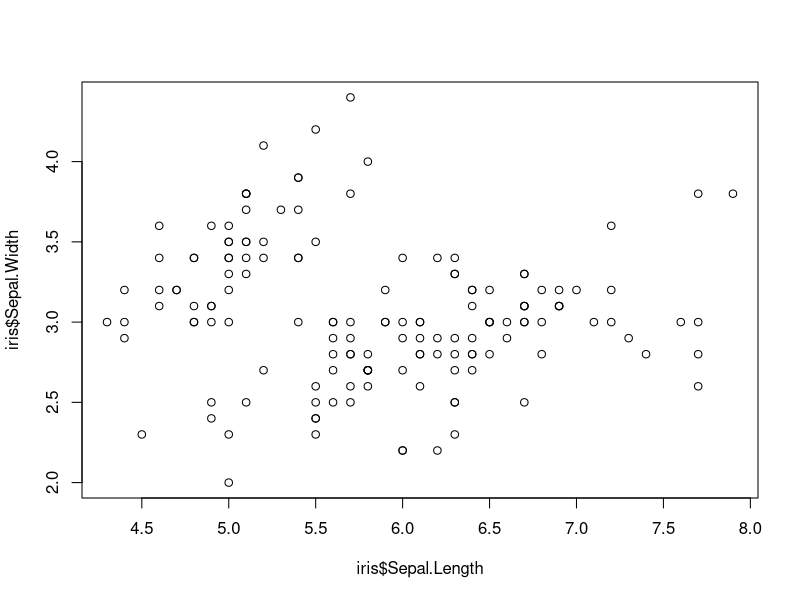
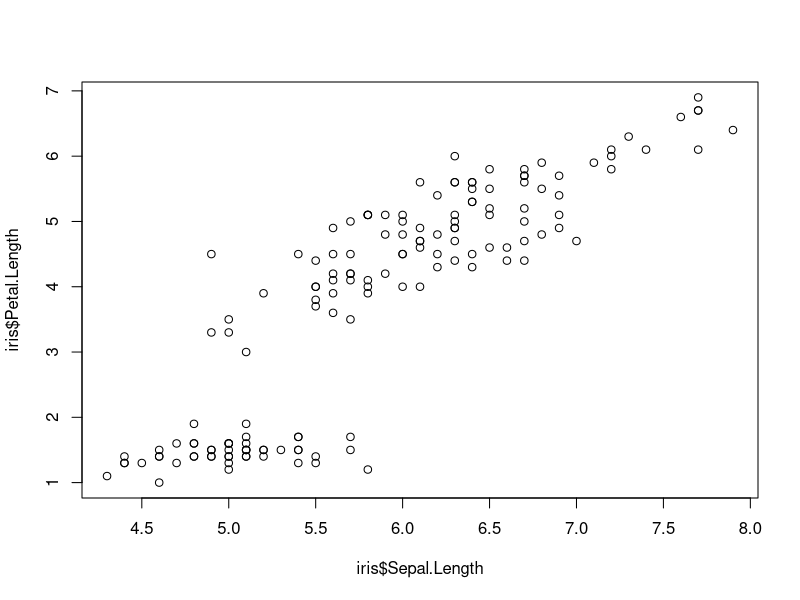
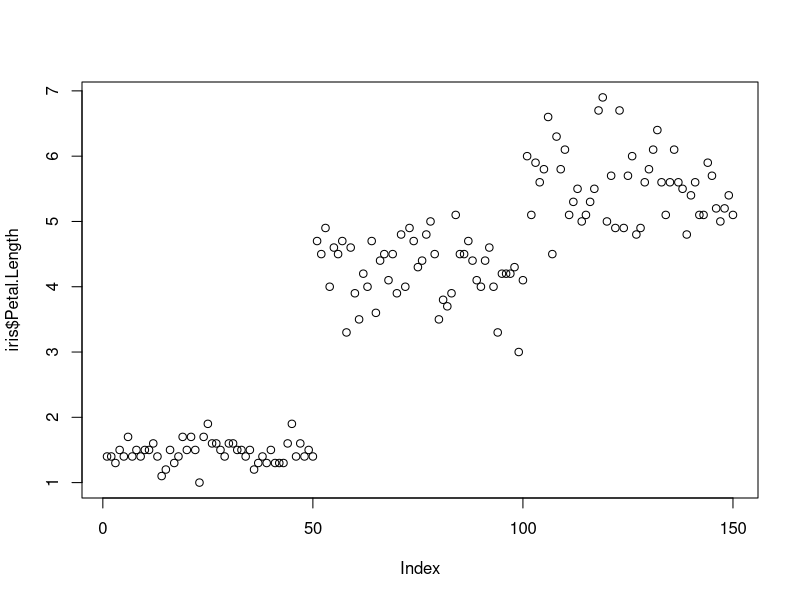
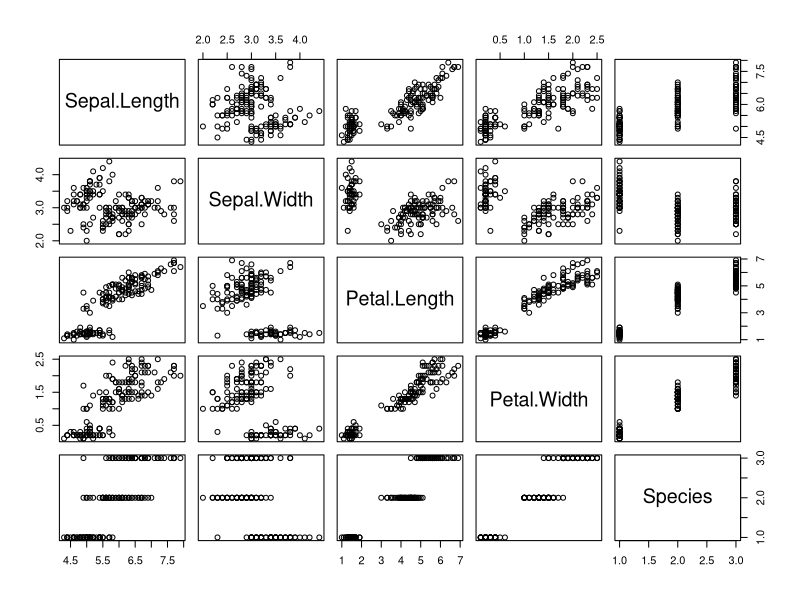
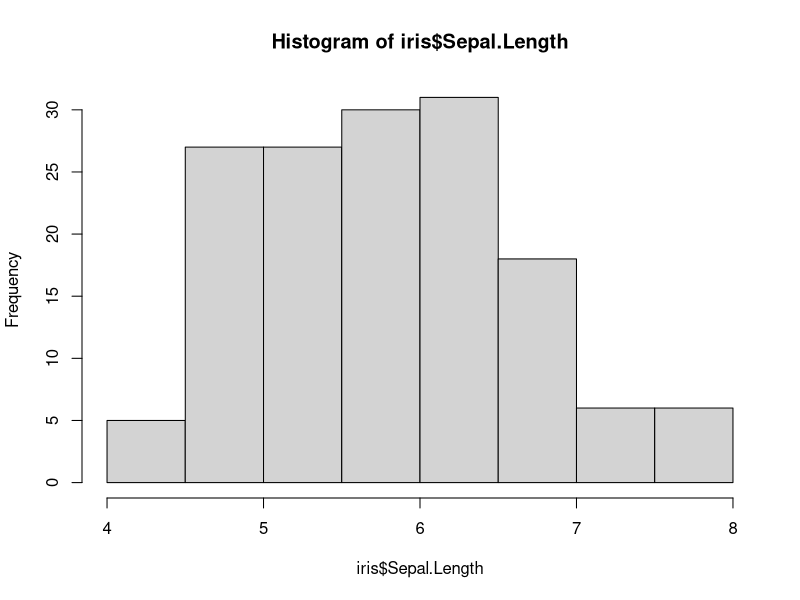
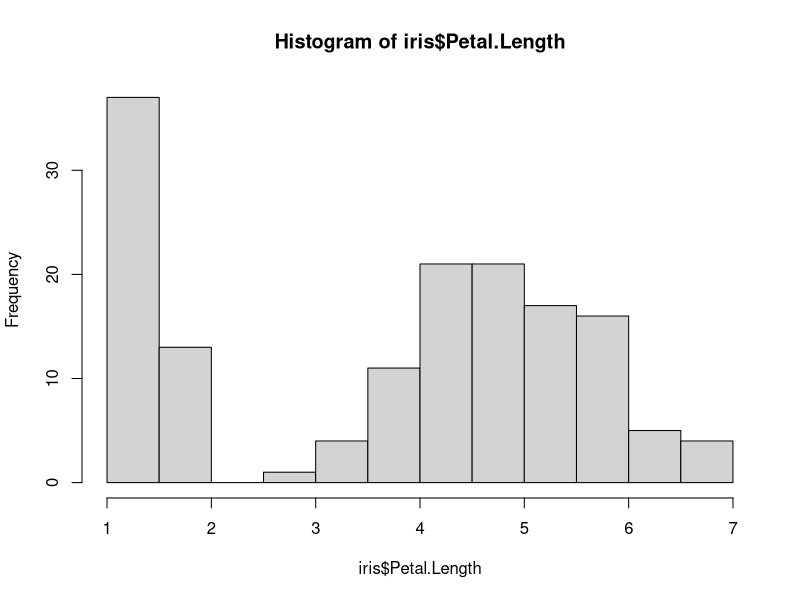
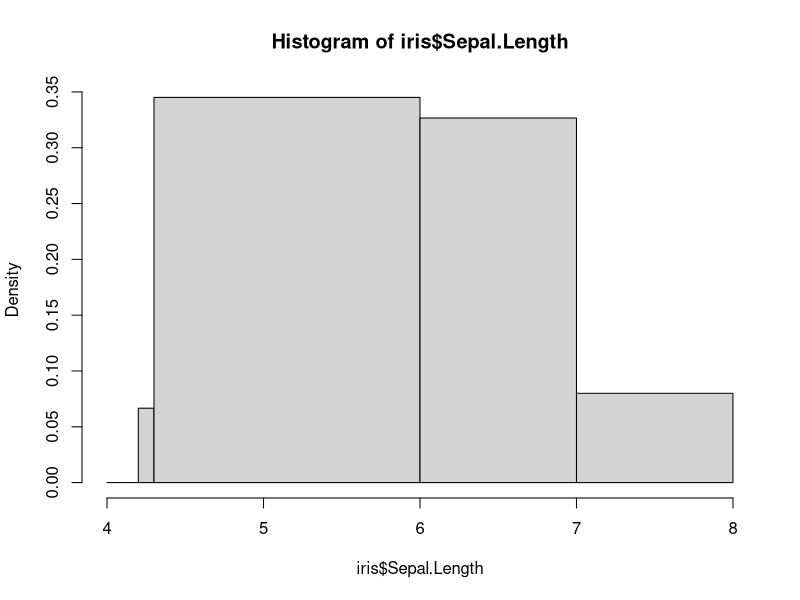
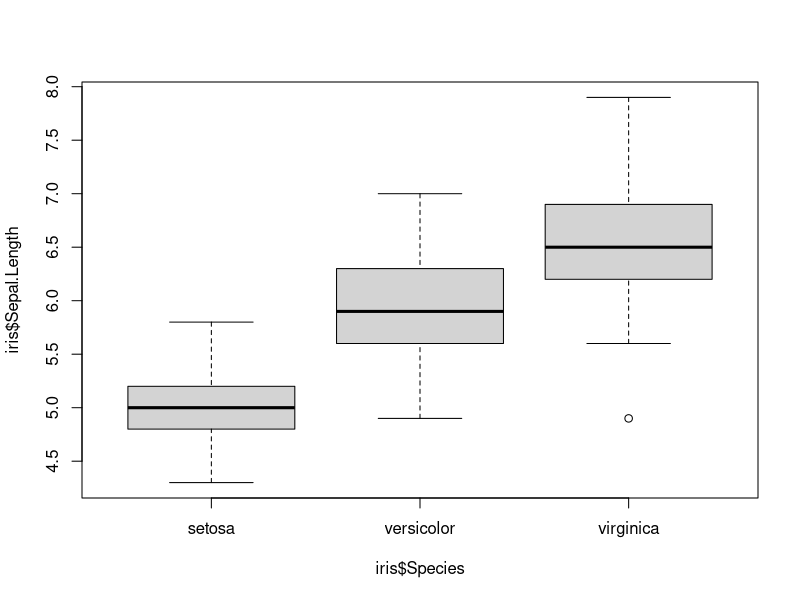

These charts were generated, in order, by the following R code: (Note: this script raises an error after producing the figures.)
#load iris

data("iris")

#basic data analysis

mean(iris$Sepal.Length)
sd(iris$Sepal.Length)
summary(iris$Sepal.Length)

#index

min(iris$Sepal.Length)
which.min(iris$Sepal.Length)
iris[132,]

#scatterplot

plot(iris$Sepal.Length, iris$Sepal.Width)
plot(iris$Sepal.Length, iris$Petal.Length)
plot(iris$Petal.Length)

pairs(iris)

#histogram

hist(iris$Sepal.Length)
hist(iris$Petal.Length)
hist(iris$Sepal.Length, breaks = c(4, 4.1, 4.2, 4.3, 6, 7,8))

#boxplot

boxplot(iris$Sepal.Length ~ iris$Species)
boxplot(iris$Petal.Length ~ iris$Species)
boxplot(iris$Petal.Length ~ iris$Species, xlab = "x", ylab="Sepal Length")

#summary tables

table(iris$Species)
a <- table(iris$Sepal.Length)
b <- data.frame(a)

#----tapply ---
tapply(iris$Sepal.Length, iris$Species, mean)

tapply(iris$Sepal.Length, iris$Species, sqrtt)

sqrtt <- function(x) {
  sqrt(mean(x))
}


?tapply
?apply
?mapply
